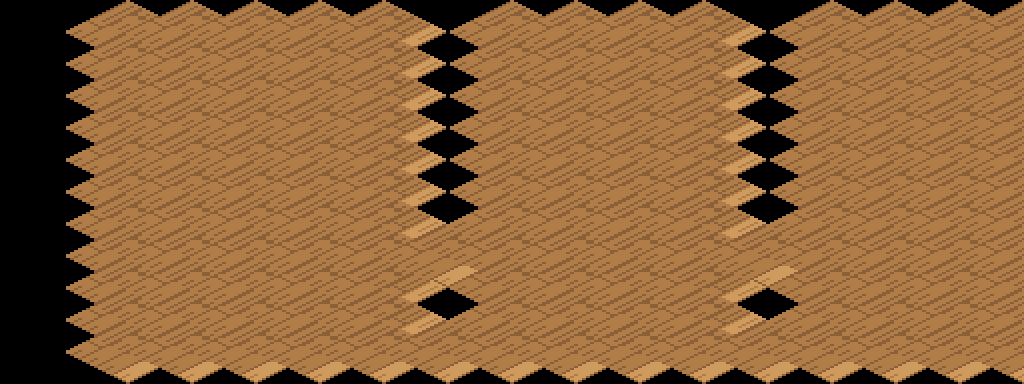

This game map was drawn from its Tiled (.tmx) file and the tilesets committed beside it. A one-line description and the full map source follow:
An orthogonal 16x12 tile map with 64x32 px tiles, 1 tile layer (suelo).

<map version="1.10" orientation="orthogonal" renderorder="right-down" width="16" height="12" tilewidth="64" tileheight="32" infinite="0" nextlayerid="2" nextobjectid="1">
 <tileset firstgid="1" name="terreno_mundo" tilewidth="128" tileheight="64" tile_count="203" columns="8">
  <image source="../textures/../textures/terreno_mundo.png" width="1024" height="1664" />
 </tileset>
 <layer id="1" name="suelo" width="16" height="12">
  <data encoding="csv">
0,0,0,0,0,0,0,0,0,0,0,0,0,0,0,0,
0,157,157,157,157,157,0,157,157,157,157,0,157,157,157,157,
0,157,157,157,157,157,0,157,157,157,157,0,157,157,157,157,
0,157,157,157,157,157,0,157,157,157,157,0,157,157,157,157,
0,157,157,157,157,157,0,157,157,157,157,0,157,157,157,157,
0,157,157,157,157,157,0,157,157,157,157,0,157,157,157,157,
0,157,157,157,157,157,0,157,157,157,157,0,157,157,157,157,
0,157,157,157,157,157,0,157,157,157,157,0,157,157,157,157,
0,157,157,157,157,157,157,157,157,157,157,157,157,157,157,157,
0,157,157,157,157,157,0,157,157,157,157,0,157,157,157,157,
0,157,157,157,157,157,0,157,157,157,157,0,157,157,157,157,
0,157,157,157,157,157,157,157,157,157,157,157,157,157,157,157
</data>
 </layer>
</map>
